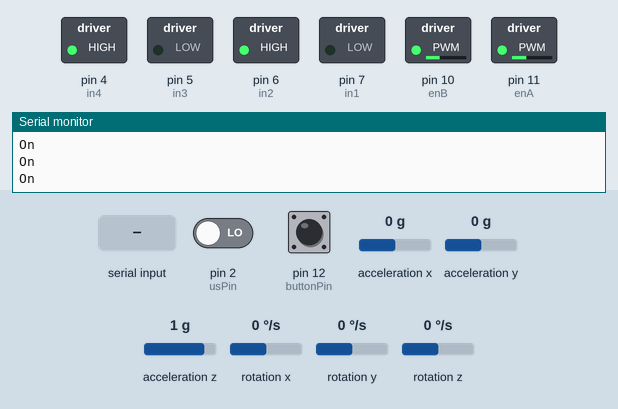
This sketch was run on a simulated Arduino Uno, built with avr-gcc and run on an emulated ATmega328P. Shown: switched loads named in the sketch (green lamp = pin HIGH), the last lines printed to the serial monitor. The test bench sets the inputs (shaded band); at power-on: rotation z 0 °/s, pin 2 (usPin) LOW, pin 12 (buttonPin) HIGH, acceleration x 0 g, acceleration y 0 g, acceleration z 1 g, rotation x 0 °/s, rotation y 0 °/s.

Above: at 3.2 s.
3.3 s: rotation z set to -3 °/s
At 5.4 s:
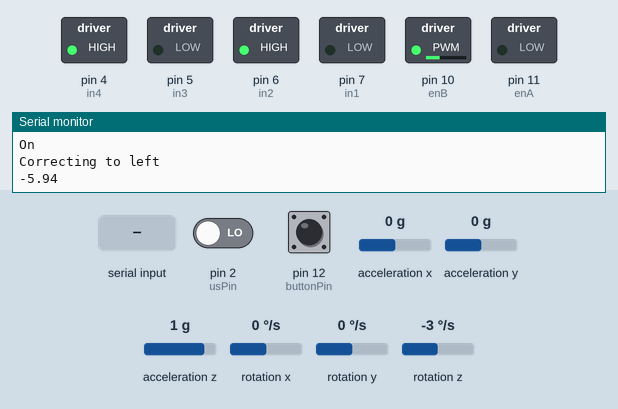
6.3 s: "left" received over the second serial link
At 8.2 s:
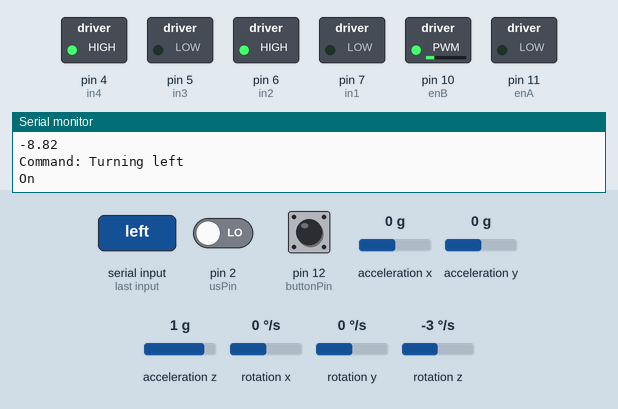
8.8 s: rotation z set to 33 °/s
11.8 s: rotation z set to 37 °/s
13.7 s: "right" received over the second serial link
At 15.7 s:
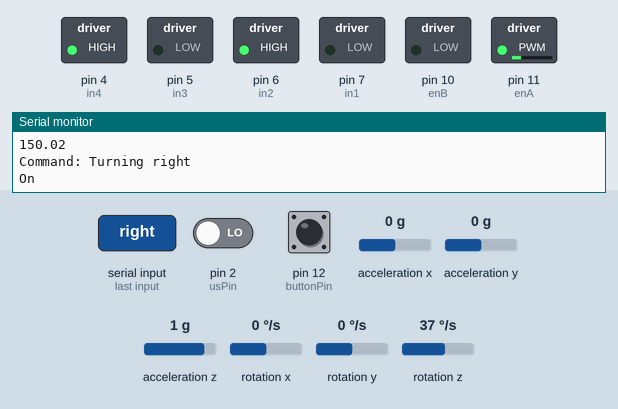
16.2 s: rotation z set to -78 °/s
19.2 s: rotation z set to -83 °/s
Timing chart, 0 to 21.8 s (numbered marks = the images above; inputs shaded):
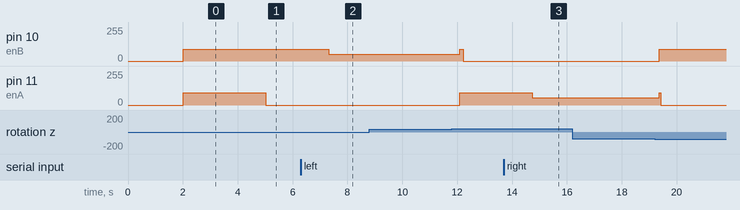

Measured:
- the behaviour switches between -1 and -2 °/s on rotation z (found by bisection; images 0 and 1)
- after the input at 3.3 s, pin 11 (enA): 91/255 → 0/255 after 1.7 s
- after the input at 6.3 s, pin 10 (enB): 87/255 → 52/255 after 1.0 s
- after the input at 8.8 s, every drawn part: stays the same
- after the input at 13.7 s, pin 11 (enA): 91/255 → 56/255 after 1.0 s
- after the input at 16.2 s, every drawn part: stays the same

The sketch:

AT_Base.ino
```cpp
// LIBRARIES

#include <SoftwareSerial.h>
#include <MPU6050_light.h>
#include "Wire.h"

/*========================================================================================*/

// MACROS

//bluetooth module communication pins
#define rxPin 8
#define txPin 9

//push button pin
#define buttonPin 12

//ultrasonic sensor pin
#define usPin 2

//IR pin
#define irPin A0

//left motor pins
#define enA 11
#define in1 7
#define in2 6

//right motor pins
#define enB 10
#define in3 5
#define in4 4

//default speeds for PWM to left and right wheel (derived through testing)
#define SpeedL 100-9
#define SpeedR 97-10

/*========================================================================================*/

// OBJECT CONSTRUCTORS

// Creates an instance of a SoftwareSerial object
SoftwareSerial mySerial(rxPin,txPin);

// Constructor for gyroscope
MPU6050 mpu(Wire);

/*========================================================================================*/

// TRACTOR FSM

// states the tractor could be in
enum {OFF, MOVE, TURN_L, TURN_R, TURN180};
unsigned char currentState;  // tractor state at any given moment

/*========================================================================================*/

// BUTTON FSM and VARIABLES

// states the button can be in
enum {PUSHED, RELEASED};

unsigned char buttonState; // button state at any given moment
bool buttonCommand = false; // boolean conversion from button input
int buttonRead; // command boolean used for directing tractor FSM logic
unsigned long timer = 0;

/*========================================================================================*/

// PERIPHERALS

int usRead; // integer to store ultrasonic sensor digital read
int irRead; // integer to store IR sensor analog read
int numTapes = 0; // number of black tapes encountered

/*========================================================================================*/

// OTHER INFORMATION

// Elapsed time in seconds
float elapsedTime = millis()/1000;

// String to store received command from Bluetooth
String cmd;

// Variables to store relevant gyroscopic information (degree rotation about Z)
float z;
float z_init;

/*========================================================================================*/

// Initial Setup

void setup() {
  // Begins serial communication
  Serial.begin(9600);

  // Defines button pin as input
  pinMode(buttonPin, INPUT);

  // Defines ultrasonic sensor pin as input
  pinMode(usPin, INPUT);
  pinMode(irPin, INPUT);

  // Defines RX pin of bluetooth module as input (send data)
  pinMode(rxPin,INPUT);

  // Defines TX pin of bluetooth module as output (receive data)
  pinMode(txPin,OUTPUT);

  // Defines speed and direction pins for left motor
  pinMode(enA, OUTPUT);
  pinMode(in1, OUTPUT);
  pinMode(in2, OUTPUT);

  // Defines speed and direction pins for right motor
  pinMode(enB, OUTPUT);
  pinMode(in3, OUTPUT);
  pinMode(in4, OUTPUT);

  // Initial direction for left motor
  digitalWrite(in1, LOW);
  digitalWrite(in2, HIGH);

  // Initial direction for right motor
  digitalWrite(in3, LOW);
  digitalWrite(in4, HIGH);

  // Establishes serial communication between bluetooth module and arduino
  mySerial.begin(9600);

  // Calls gyroSetup() helper function to initialize gyroscope
  gyroSetup();

  // Initial states of FSM's
  currentState = OFF;
  buttonState = RELEASED;

}

void loop() {
  elapsedTime = millis()/1000; // Updates elapsed time each loop
  updateZ();
  read_command(); // Checks if command are available on bluetooth module, if so then reads command and stores in cmd
  updateZ();


  // Button switch debounce FSM
  switch (buttonState) {
    case PUSHED:
      buttonRead = digitalRead(buttonPin);
      if (!buttonRead){
        buttonState=RELEASED;
      }
      break;
    case RELEASED:
      buttonRead = digitalRead(buttonPin);
      if (buttonRead){
        buttonState = PUSHED;
        buttonCommand = true;
      }
      break;
  }


  // Main tractor state FSM
  switch (currentState) {
    case OFF:
      usRead = digitalRead(usPin);
      Serial.println("Off");
      analogWrite(enA, 0);
      analogWrite(enB, 0);
      updateZ();
      // If the command is "on" or the button is pressed, the state switches to MOVE
      if (cmd == "on" || buttonCommand) {
        buttonCommand = false;
        timer = millis();
        currentState = MOVE;
        break;
      }
      // If the command is "left", the state switches to TURN_L
      else if (cmd == "left"){
        currentState = TURN_L;
        updateZ();
        break;
      }
      // If the command is "right", the state switches to TURN_R
      else if (cmd == "right"){
        currentState = TURN_R;
        updateZ();
        break;
      }
      break;

    case MOVE:
      updateZ();
      Serial.println("On");
      // If the command is "off" or the button is pressed, the state switches to OFF
      if (cmd == "off" || buttonCommand) {
        buttonCommand = false;
        currentState = OFF;
        mySerial.print(numTapes);
        timer = millis();
        updateZ();
        break;
      }
      // If the command is "left", the state switches to TURN_L
      else if (cmd == "left"){
        currentState = TURN_L;
        updateZ();
        break;
      }
      // If the command is "right", the state switches to TURN_R
      else if (cmd == "right"){
        currentState = TURN_R;
        updateZ();
        break;
      }


      /* Black line detection:
       * This section of code reads the value on the irPin and checks if it
       * is below a certain threshold for the black tape. If the value is
       * below the threshold, the robot registers the black tape and switches
       * to the appropriate state for the course provided. Based on the number
       * of tapes, the robot will turn right or left.
      */
//      irRead = analogRead(irPin);
//      // Detects the reflectivity of surface
//      if ((irRead < 700)){
//        numTapes++;
//        if (numTapes<=2){
//          //turn left
//          currentState = TURN_L;
//          mySerial.println("LEFT");
//          break;
//        }
//        else if (numTapes>=3 && numTapes<=4){
//          //turn right
//          currentState = TURN_R;
//          mySerial.println("RIGHT");
//          break;
//        }
//        else{
//          //turn left
//          currentState = TURN_L;
//          mySerial.println("LEFT");
//          break;
//        }
//        mpu.update();
//        break;
//      }


      /* Object detection:
       * If the value is 1, an the ultrasonic sensor is detecting an object.
       * The robot then switches to the OFF state and stops.
      */
      // Reads the value on the ultrasonic sensor
      usRead = digitalRead(usPin);

      if ((usRead == 1)){
        currentState = OFF;
        updateZ();
        break;
      }


      /* Pathfinding algorithm:
       * If there is a 5 degree difference between the intial Z value and
       * the current Z value, the robot will correct towards the Z_initial
      */
      updateZ();
      if (z > z_init+5) {
        Serial.println("Correcting to right");
        updateZ();
        Serial.println(z);
        analogWrite(enA, SpeedL);
        analogWrite(enB, 0);
        break;
      }
      if (z < z_init-5) {
        Serial.println("Correcting to left");
        updateZ();
        Serial.println(z);
        analogWrite(enA, 0);
        analogWrite(enB, SpeedR);
        break;
      }

      // Default move speeds
      analogWrite(enA, SpeedL);
      analogWrite(enB, SpeedR);
      updateZ();
      break;

    case TURN_R:
      updateZ();
      // Blocking code that sets a target change in degrees then turns the robot till that value is reached
      while (z > z_init-90 )
      {
        analogWrite(enA, SpeedL - 35);
        analogWrite(enB, 0);
        updateZ();
      }
      reinitialize();
      currentState = MOVE;
      break;


    case TURN_L:
      updateZ();
      // Blocking code that sets a target change in degrees then turns the robot till that value is reached
      while (z < z_init+90 )
      {
        analogWrite(enA, 0);
        analogWrite(enB, SpeedR - 35);
        updateZ();
      }
      reinitialize();
      currentState = MOVE;
      break;

  }
  // Clears the command
  cmd = "";
}


// Simple function to establish a new value for Z initial
void reinitialize() {
  z_init = mpu.getAngleZ();
}


/*========================================================================================
Function: This function simple updates the gyroscope, using mpu.update(), to get updated
values for all gyroscope angles, then assigns the current angle of the Z axis to var z.

Args: None

Return: None

Notes: This function is called often to constantly update the angle of rotation of the
gyroscope. The more often the function is called, the more accurately the robot can
adjust itself to stay on course.
========================================================================================*/
void updateZ(){
  mpu.update();
  z = (mpu.getAngleZ());
}


/*========================================================================================
Function: This function calls all the components of the gyroscope setup based on the
MPU6050_light.h library. A simple delay is included to allow the gyroscope enough time to
properly calibrate. If connected to the Arduino IDE, the function will display "Done!" in
the serial monitor once calibration is complete. It also will establish the initial value
of z.

Args: None

Return: None

Notes: This function is called only once in setup. It was put into a function for code
cleanliness and ease of debugging.
========================================================================================*/
void gyroSetup(){
  Wire.begin();
  mpu.begin();
  Serial.println(("Calculating offsets, do not move robot"));
  delay(1000);
  mpu.calcOffsets(true,true); // gyro and accelero
  mpu.setFilterGyroCoef(0.98);
  Serial.println("Done!\n");
  z_init = mpu.getAngleZ();
}


/*========================================================================================
Function: This function checks if a command is available in the bluetooth module. If so,
it reads the string and prints it to the serial monitor. Alongside this, it filters the
command to see if it is one of the predefined robot commands. If the command is the off
command, it will send the number of black tapes encountered to the bluetooth module.

Args: None

Return: None

Notes: This is how the bluetooth module sends the number of black tapes to the GUI.
========================================================================================*/
void read_command() {
  if (mySerial.available()) {
    cmd = mySerial.readString();
    Serial.print("Command: ");

    if (cmd == "off") {
      Serial.println("Turning off Robot");
      mySerial.print(numTapes);
      //mySerial.print(distTraveled);
    }
    else if (cmd == "on") {
      Serial.println("Turning on Robot");
    }
    else if (cmd == "left") {
      Serial.println("Turning left");
    }
    else if (cmd == "right") {
      Serial.println("Turning right");
    }
    else {
      Serial.println("Invalid command");
    }

  }
}
```
